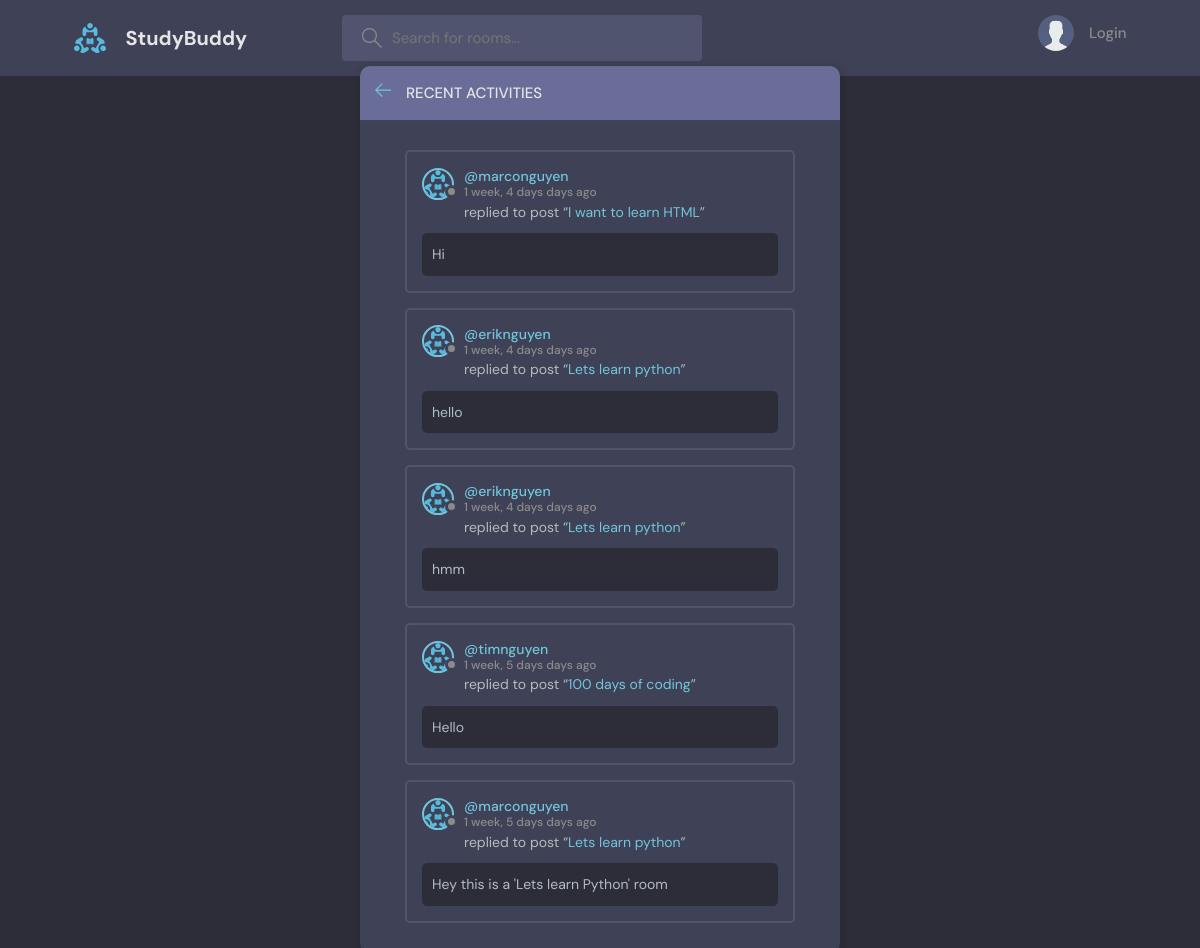
The page /activity/ on the database its author committed.
### base/models.py (models this page shows, shortened)
class Message(models.Model):
    user = models.ForeignKey(User, on_delete= models.CASCADE) # 1 user can have many mess(s)
    room = models.ForeignKey(Room, on_delete= models.CASCADE) # 1 to many, khi xoa phong thi toan bo message cua room do deu bi xoa
    body = models.TextField()
    updated = models.DateTimeField(auto_now= True) # auto now -> takes a snapshot on every time we save item(s)
    created = models.DateTimeField(auto_now_add= True) # created -> takes a stamp when we first create item
    class Meta:
        ordering = ['-updated', '-created']

class Room(models.Model): # Từ Room viết hoa chữ R như trong class code trong python
    host = models.ForeignKey(User, on_delete= models.SET_NULL, null= True)
    topic = models.ForeignKey(Topic, on_delete= models.SET_NULL, null= True)
    name = models.CharField(max_length= 200)
    description = models.TextField(null= True, blank= True)
    participants = models.ManyToManyField(User, related_name= 'participants', blank= True) # đang ở trong trang web, sử dụng mối quan hệ many to many
    updated = models.DateTimeField(auto_now= True) # auto now -> takes a snapshot on every time we save item(s)
    created = models.DateTimeField(auto_now_add= True) # created -> takes a stamp when we first create item
    class Meta:
        ordering = ['-updated', '-created'] # bỏ thêm dấu - để lên đầu, ko thì ở chót
    def __str__(self):
        return self.name

### base/views.py (the view)
# urls.py: path('activity/', views.activityPage, name= 'activity'),
def activityPage(request):
    room_messages = Message.objects.all()
    return render(request, 'base/activity.html', {'room_messages': room_messages})

### base/templates/base/activity.html (shortened to what this page needs)
{% extends 'main.html' %}
{% load static %}
{% block content %}
<main class="layout">
  <div class="container">
    <div class="layout__box">
      <div class="layout__boxHeader">
        <div class="layout__boxTitle">
          <a href="{% url 'home' %}">
            <svg version="1.1" xmlns="http://www.w3.org/2000/svg" width="32" height="32" viewBox="0 0 32 32">
              <title>arrow-left</title>
              <path
                d="M13.723 2.286l-13.723 13.714 13.719 13.714 1.616-1.611-10.96-10.96h27.625v-2.286h-27.625l10.965-10.965-1.616-1.607z"
              ></path>
            </svg>
          </a>
          <h3>Recent Activities</h3>
        </div>
      </div>
      <div class="activities-page layout__body">
        {% for message in room_messages %}
        <div class="activities__box">
          <div class="activities__boxHeader roomListRoom__header">
              <a href="{% url 'user-profile' message.user.id %}" class="roomListRoom__author">
                  <div class="avatar avatar--small">
                      <img src="{% static 'images/logo.svg' %}" />
                  </div>
                  <p>
                      @{{message.user}}
                      <span>{{message.created|timesince}} days ago</span>
                  </p>
              </a>
          </div>
          <div class="activities__boxContent">
              <p>replied to post “<a href="{% url 'room' message.room.id %}">{{message.room}}</a>”</p>
              <div class="activities__boxRoomContent">
                  {{message.body}}
              </div>
          </div>
        </div>
        {% endfor %}
      </div>
    </div>
  </div>
</main>
{% endblock content %}

### static/styles/style.css (style rules this page uses)
:root { --color-main: #71c6dd; --color-main-light: #e1f6fb; --color-dark: #3f4156; --color-dark-medium: #51546e; --color-dark-light: #696d97; --color-light: #e5e5e5; --color-gray: #8b8b8b; --color-light-gray: #b2bdbd; --color-bg: #2d2d39; --color-success: #5dd693; --color-error: #fc4b0b; }
* { font-family: "DM Sans", -apple-system, BlinkMacSystemFont, "Segoe UI", Roboto, Oxygen, Ubuntu, Cantarell, "Open Sans", "Helvetica Neue", sans-serif; margin: 0; padding: 0; box-sizing: border-box; text-rendering: optimizeLegibility; font-size: inherit; }
html { font-size: 56.25%; }
@media only screen and (min-width: 1200px) { html { font-size: 62.5%; } }
body { line-height: 1.6; font-weight: 400; font-size: 1.5rem; color: var(--color-light-gray); background-color: var(--color-bg); min-height: 100vh; }
img { width: 100%; }
a { display: inline-block; color: var(--color-main); text-decoration: none; }
.container { max-width: 120rem; width: 90%; margin: auto; }
.avatar { position: relative; display: inline-block; border-radius: 50%; border: 2px solid var(--color-main); }
.avatar img { display: block; border-radius: 50%; object-fit: cover; object-position: center; }
.avatar::after { content: ""; display: block; position: absolute; background-color: var(--color-gray); z-index: 111; border-radius: 50%; border: 0.3rem solid var(--color-dark); }
.avatar.avatar--small img { width: 2.8rem; height: 2.8rem; }
.avatar.avatar--small:after { width: 0.7rem; height: 0.7rem; bottom: 0px; right: -6px; }
.layout { margin-top: 2.4rem; }
.layout > .container { display: flex; justify-content: space-between; align-items: flex-start; }
.layout__box { width: 90%; max-width: 48rem; min-height: 40rem; position: absolute; top: 50%; left: 50%; transform: translate(-50%, -46%); background-color: var(--color-dark); border-radius: 1rem; box-shadow: 1px 1px 6px 3px rgba(0, 0, 0, 0.1); overflow: hidden; }
.layout__boxHeader { display: flex; padding: 1.5rem; background-color: var(--color-dark-light); }
.layout__boxTitle { display: flex; gap: 1.5rem; align-items: center; }
.layout__boxTitle h3 { text-transform: uppercase; font-weight: 500; color: var(--color-light); }
.layout__boxTitle svg { width: 1.6rem; height: 1.6rem; fill: var(--color-main); }
.layout__body { margin: 3rem; }
.roomListRoom__header { display: flex; justify-content: space-between; align-items: center; }
.roomListRoom__author { font-weight: 500; display: flex; align-items: center; gap: 1rem; }
.activities__box { margin: 1.5rem; padding: 1.5rem; border: 2px solid var(--color-dark-medium); border-radius: 5px; }
.activities__boxHeader p { font-size: 1.4rem; line-height: 1.3; }
.activities__boxHeader p span { color: var(--color-gray); font-size: 1.2rem; display: block; }
.activities__boxContent { margin-left: 4.2rem; }
.activities__boxContent { font-size: 1.4rem; }
.activities__boxRoomContent { background: var(--color-bg); padding: 1rem; border-radius: 5px; margin-top: 1rem; margin-left: -4.2rem; }

### rows shown on the page
Message: user "marconguyen", created "1 week, 4 days", room "I want to learn HTML", body "Hi"
Message: user "eriknguyen", created "1 week, 4 days", room "Lets learn python", body "hello"
Message: user "eriknguyen", created "1 week, 4 days", room "Lets learn python", body "hmm"
Message: user "timnguyen", created "1 week, 5 days", room "100 days of coding", body "Hello"
Message: user "marconguyen", created "1 week, 5 days", room "Lets learn python", body "Hey this is a 'Lets learn Python' room"
